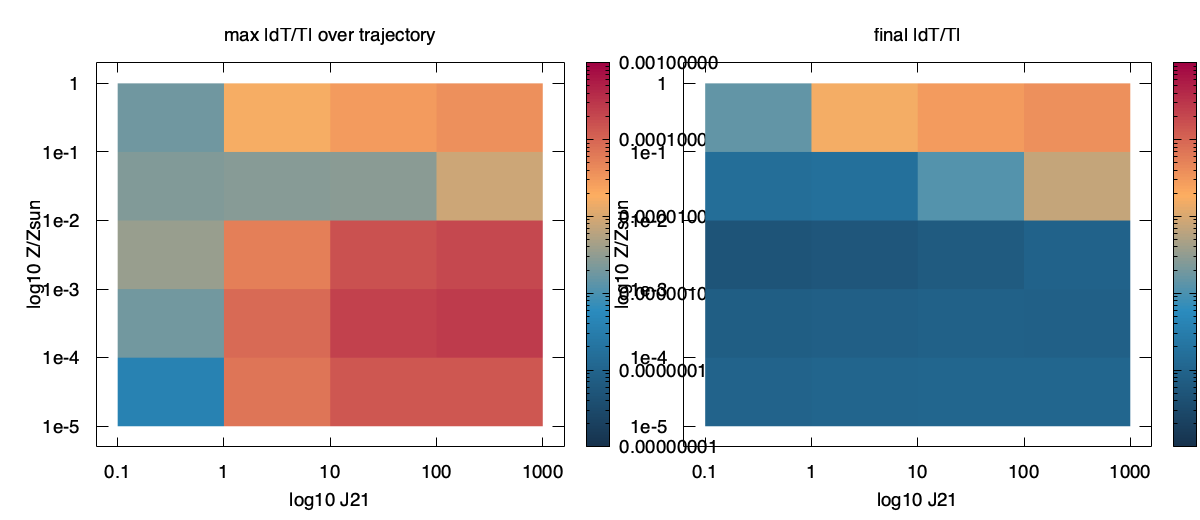

Source code (gnuplot):
set terminal pngcairo size 1200,520 enhanced font "Helvetica,14"
set output "figures/metal_lw_heatmap_g0unit.png"
set multiplot layout 1,2 margins 0.08,0.96,0.14,0.88 spacing 0.10,0.02
set pm3d map
set view map
set datafile separator whitespace
set xlabel "log10 J21"
set ylabel "log10 Z/Zsun"
set xrange [-1.2:3.2]
set yrange [-5.3:0.3]
set xtics ("0.1" -1, "1" 0, "10" 1, "100" 2, "1000" 3)
set ytics ("1e-5" -5, "1e-4" -4, "1e-3" -3, "1e-2" -2, "1e-1" -1, "1" 0)
set cblabel "relative difference"
set logscale cb
set cbrange [1e-8:1e-3]
set palette defined (0 "#17324d", 0.35 "#2b8cbe", 0.65 "#fdae61", 1 "#9e0142")
set title "max |dT/T| over trajectory"
splot "figures/metal_lw_heatmap_g0unit.dat" using 1:2:3 with pm3d notitle
set title "final |dT/T|"
splot "figures/metal_lw_heatmap_g0unit.dat" using 1:2:(abs($4)) with pm3d notitle
unset multiplot
